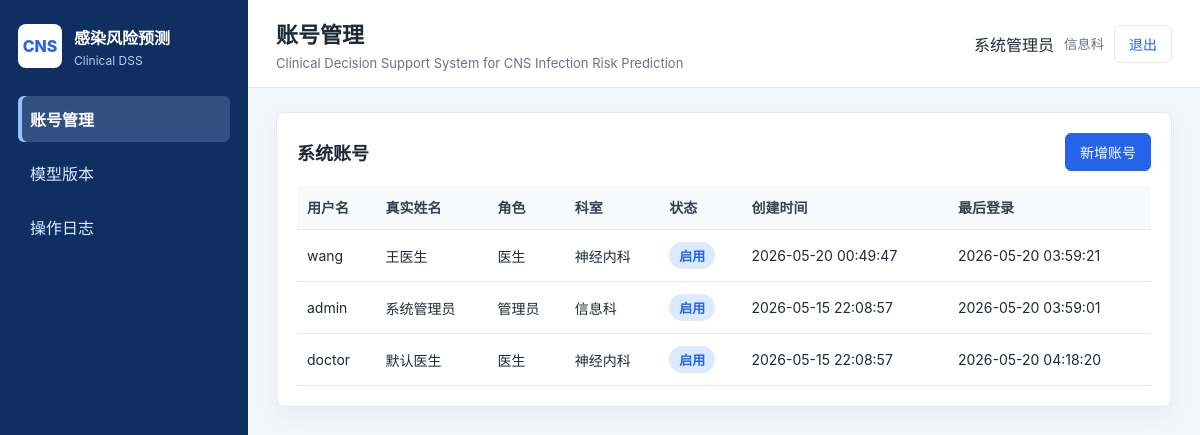
The app's page /admin/users (signed in) with its own data.
### tables this page shows
CREATE TABLE users (
            id INTEGER PRIMARY KEY AUTOINCREMENT,
            username TEXT UNIQUE NOT NULL,
            password_hash TEXT NOT NULL,
            role TEXT NOT NULL,
            real_name TEXT,
            department TEXT,
            created_at TEXT,
            last_login_at TEXT,
            is_active INTEGER DEFAULT 1
        );

### app.py (the view)
    @app.route("/admin/users")
    @login_required
    @admin_required
    def users():
        rows = user_model.list_users()
        return render_template("users.html", users=rows)

### models/db.py (called while the page is built)
def get_db():
    if "db" not in g:
        g.db = sqlite3.connect(current_app.config["DATABASE"])
        g.db.row_factory = sqlite3.Row
    return g.db

### models/user_model.py (called while the page is built)
def get_user_by_id(user_id):
    return get_db().execute(
        "SELECT * FROM users WHERE id = ? AND is_active = 1",
        (user_id,),
    ).fetchone()

def list_users():
    return get_db().execute(
        """
        SELECT id, username, role, real_name, department, created_at, last_login_at, is_active
        FROM users
        ORDER BY created_at DESC, id DESC
        """
    ).fetchall()

### templates/users.html
{% extends "base.html" %}
{% block page_title %}账号管理{% endblock %}
{% block content %}
<section class="card">
    <div class="card-title">
        <h2>系统账号</h2>
        <a class="btn btn-primary" href="{{ url_for('user_new') }}">新增账号</a>
    </div>
    <table>
        <thead><tr><th>用户名</th><th>真实姓名</th><th>角色</th><th>科室</th><th>状态</th><th>创建时间</th><th>最后登录</th></tr></thead>
        <tbody>
        {% for user in users %}
        <tr>
            <td>{{ user.username }}</td>
            <td>{{ user.real_name or "-" }}</td>
            <td>{{ "管理员" if user.role == "admin" else "医生" }}</td>
            <td>{{ user.department or "-" }}</td>
            <td><span class="status-pill">{{ "启用" if user.is_active else "停用" }}</span></td>
            <td>{{ user.created_at or "-" }}</td>
            <td>{{ user.last_login_at or "-" }}</td>
        </tr>
        {% else %}
        <tr><td colspan="7" class="empty">暂无账号</td></tr>
        {% endfor %}
        </tbody>
    </table>
</section>
{% endblock %}

### templates/base.html (shortened to what this page needs)
<!doctype html>
<html lang="zh-CN">
<head>
    <link rel="stylesheet" href="{{ url_for('static', filename='css/style.css', v='20260520-active') }}">
</head>
<body class="{% if not current_user %}login-body{% endif %}">
{% if current_user %}
<div class="app-shell">
    <aside class="sidebar">
        <div class="brand">
            <div class="brand-mark">CNS</div>
            <div>
                <strong>感染风险预测</strong>
                <span>Clinical DSS</span>
            </div>
        </div>
        <nav class="nav">
            {% if current_user.role == 'admin' %}
            <a class="{% if request.endpoint in ['users', 'user_new'] %}active{% endif %}" href="{{ url_for('users') }}">账号管理</a>
            <a class="{% if request.endpoint in ['model_versions', 'model_version_new', 'model_version_enable', 'model_version_delete'] %}active{% endif %}" href="{{ url_for('model_versions') }}">模型版本</a>
            <a class="{% if request.endpoint == 'logs' %}active{% endif %}" href="{{ url_for('logs') }}">操作日志</a>
            {% endif %}
        </nav>
    </aside>
    <main class="main">
        <header class="topbar">
            <div>
                <h1>{% block page_title %}{{ system_name }}{% endblock %}</h1>
                <p>Clinical Decision Support System for CNS Infection Risk Prediction</p>
            </div>
            <div class="user-box">
                <span>{{ current_user.real_name or current_user.username }}</span>
                <small>{{ current_user.department or current_user.role }}</small>
                <a class="btn btn-ghost" href="{{ url_for('logout') }}">退出</a>
            </div>
        </header>
        <section class="content">
            {% block content %}{% endblock %}
        </section>
    </main>
</div>
{% else %}
    {% block auth_content %}{% endblock %}
{% endif %}
</body>
</html>

### static/css/style.css (style rules this page uses)
:root { --primary: #2563eb; --primary-dark: #1d4ed8; --bg: #f3f6fb; --card: #ffffff; --border: #e5e7eb; --text: #1f2937; --muted: #6b7280; --low: #16a34a; --medium: #f59e0b; --high: #dc2626; }
* { box-sizing: border-box; }
body { margin: 0; font-family: -apple-system, BlinkMacSystemFont, "Segoe UI", "Microsoft YaHei", Arial, sans-serif; color: var(--text); background: var(--bg); }
a { color: var(--primary); text-decoration: none; }
table { width: 100%; border-collapse: collapse; font-size: 14px; }
th, td { padding: 12px 10px; border-bottom: 1px solid var(--border); text-align: left; vertical-align: middle; }
th { color: #374151; background: #f8fafc; font-weight: 700; }
.app-shell { min-height: 100vh; display: flex; }
.sidebar { width: 248px; background: #0f2f63; color: #fff; padding: 24px 18px; flex-shrink: 0; }
.brand { display: flex; gap: 12px; align-items: center; margin-bottom: 28px; }
.brand span { display: block; color: #b8cef4; font-size: 12px; margin-top: 4px; }
.brand-mark { width: 44px; height: 44px; border-radius: 8px; display: grid; place-items: center; background: #fff; color: var(--primary); font-weight: 800; }
.nav { display: grid; gap: 8px; }
.nav a { color: #dbeafe; padding: 11px 12px; border-radius: 6px; }
.nav a.active { background: #314f80; color: #fff; font-weight: 700; box-shadow: inset 4px 0 0 #93c5fd; }
.main { flex: 1; min-width: 0; }
.topbar { height: 88px; display: flex; align-items: center; justify-content: space-between; padding: 0 28px; background: #fff; border-bottom: 1px solid var(--border); }
.topbar h1 { margin: 0; font-size: 22px; letter-spacing: 0; }
.topbar p { margin: 6px 0 0; color: var(--muted); font-size: 13px; }
.user-box { display: flex; align-items: center; gap: 10px; }
.user-box small { color: var(--muted); }
.content { padding: 24px 28px 40px; }
.card, .stat-card { background: var(--card); border: 1px solid var(--border); border-radius: 8px; box-shadow: 0 8px 22px rgba(31, 41, 55, .05); }
.card { padding: 20px; margin-bottom: 18px; }
.card-title { display: flex; align-items: center; justify-content: space-between; margin-bottom: 14px; }
.card-title h2, .form h2 { margin: 0; font-size: 18px; }
.btn { display: inline-flex; align-items: center; justify-content: center; min-height: 36px; padding: 8px 14px; border: 1px solid var(--border); border-radius: 6px; background: #fff; color: var(--text); cursor: pointer; font-size: 14px; }
.btn-primary { background: var(--primary); color: #fff; border-color: var(--primary); }
.btn-ghost { color: var(--primary); }
.risk-badge, .status-pill { display: inline-flex; align-items: center; min-height: 26px; padding: 4px 10px; border-radius: 999px; font-size: 13px; font-weight: 700; }
.status-pill { color: var(--primary); background: #dbeafe; }

### records on screen
users: real_name "系统管理员", department "信息科", username "admin", role "管理员", is_active "启用", created_at "2026-05-15 22:08:57", last_login_at "2026-05-20 03:59:01"
users: username "wang", real_name "王医生", role "医生", department "神经内科", is_active "启用", created_at "2026-05-20 00:49:47", last_login_at "2026-05-20 03:59:21"
users: username "doctor", real_name "默认医生", role "医生", department "神经内科", is_active "启用", created_at "2026-05-15 22:08:57", last_login_at "2026-05-20 04:18:20"
